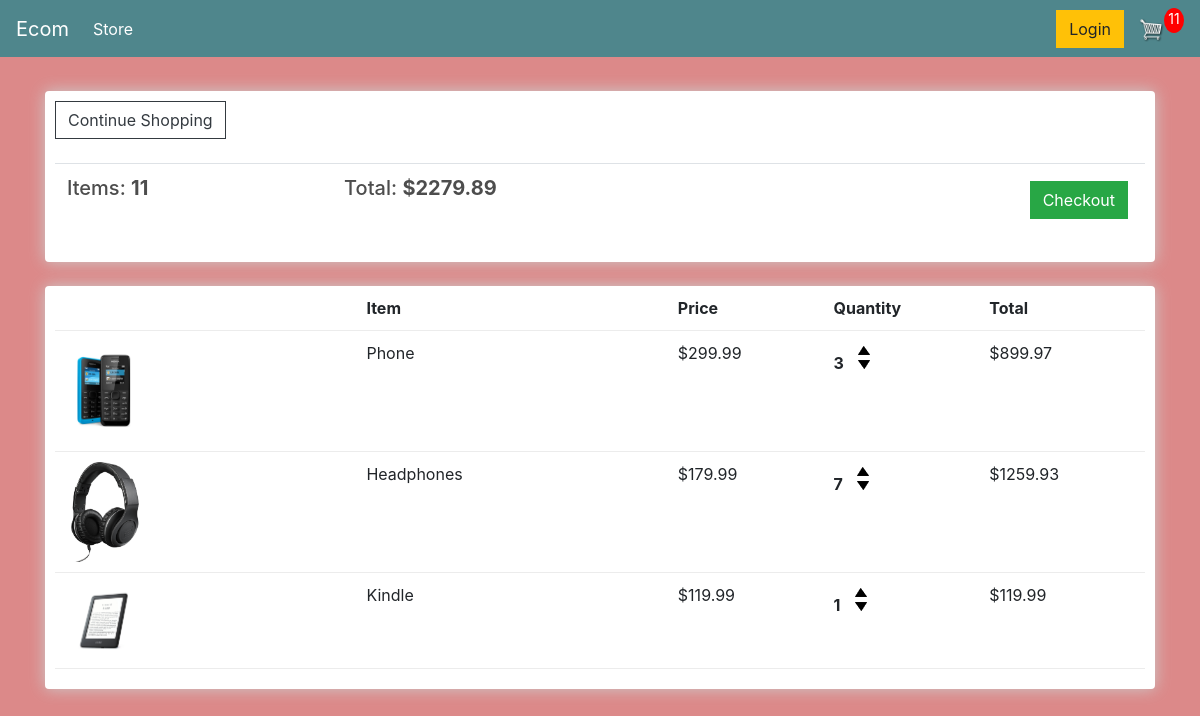
The page /cart/ (signed in) on the database as committed earlier.
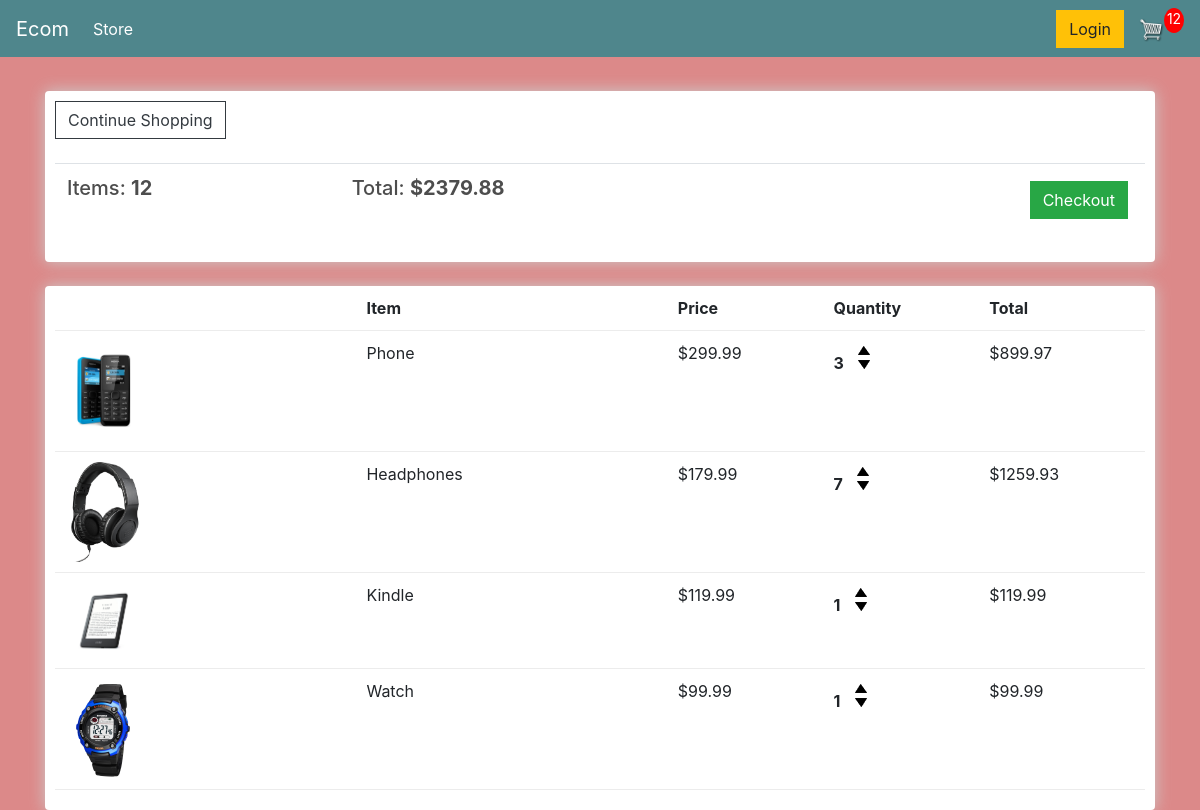
The same page on the database as committed later.
### store/models.py (models this page shows, shortened)
class Order(models.Model):
    customer = models.ForeignKey(Customer, on_delete=models.SET_NULL, blank=True, null=True)
    date_ordered = models.DateTimeField(auto_now_add=True)
    complete = models.BooleanField(default=False, null=True, blank=False)
    transaction_id = models.CharField(max_length=200, null=True)
    @property
    def get_cart_total(self):
        orderitems = self.orderitem_set.all()
        total = sum([item.get_total for item in orderitems])
        return total
    @property
    def get_cart_items(self):
        orderitems = self.orderitem_set.all()
        total = sum([item.quantity for item in orderitems])
        return total

class OrderItem(models.Model):
    product = models.ForeignKey(Product, on_delete=models.SET_NULL, blank=True, null=True)
    order = models.ForeignKey(Order, on_delete=models.SET_NULL, blank=True, null=True)
    quantity = models.IntegerField(default=0, null=True, blank=True)
    date_added = models.DateTimeField(auto_now_add=True)
    @property
    def get_total(self):
        total = self.product.price * self.quantity
        return total

class Product(models.Model):
    name = models.CharField(max_length=200, null=True)
    price = models.DecimalField(max_digits=7, decimal_places=2)
    digital = models.BooleanField(default=False) # Maybe remove this property
    image = models.ImageField(null=True, blank=True)
    @property
    def imageURL(self):
        try:
            url =self.image.url
        except:
            url = ''
        return url

### store/views.py (the view)
# urls.py: path('cart/', views.cart, name="cart"),
def cart(request):
    data = cartData(request)
    cartItems = data['cartItems']
    order = data['order']
    items = data['items']
    context = {'items':items, 'order':order, 'cartItems': cartItems}
    return render(request, 'store/Cart.html', context)

### store/utils.py (called while the page is built)
def cartData(request):
    if request.user.is_authenticated:
        customer=request.user.customer
        order, created = Order.objects.get_or_create(customer=customer, complete=False) # To study
        items = order.orderitem_set.all() # To study
        cartItems = order.get_cart_items
    else:
        cookieData = cookieCart(request)
        cartItems = cookieData['cartItems']
        order = cookieData['order']
        items = cookieData['items']
    return{'cartItems':cartItems, 'order':order, 'items':items}

### store/templates/store/Cart.html
{% extends 'store/Main.html' %}
{% load static %}
{% block content %}
    <div class="row">
        <div class="col-lg-12">
            <div class="box-element">
                <a href="{% url 'store' %}" class="btn btn-outline-dark">Continue Shopping</a>
                <br>
                <br>
                <table class="table">
                    <tr>
                        <th><h5>Items: <strong>{{order.get_cart_items}}</strong></h5></th>
                        <th><h5>Total: <strong>${{order.get_cart_total|floatformat:2}}</strong></h5></th>
                        <th>
                            <a href="{% url 'checkout' %}" class="btn btn-success" style="float: right; margin:5px;">Checkout</a>
                        </th>
                    </tr>
                </table>
            </div>
            <br>
            <div class="box-element">
                <div class="cart-row">
                    <div style="flex:2"></div>
                    <div style="flex:2"><strong>Item</strong></div>
                    <div style="flex:1"><strong>Price</strong></div>
                    <div style="flex:1"><strong>Quantity</strong></div>
                    <div style="flex:1"><strong>Total</strong></div>
                </div>
                {% for item in items %}
                <div class="cart-row">
                    <div style="flex:2"><img src="{{item.product.imageURL}}" class="row-image"></div>
                    <div style="flex:2"><p>{{item.product.name}}</p></div>
                    <div style="flex:1"><p>${{item.product.price|floatformat:2}}</p></div>
                    <div style="flex:1">
                        <p class="quantity">{{item.quantity}}</p>
                        <div class="quantity">
                            <img data-product={{item.product.id}} data-action="add" src="{% static 'images/arrow-up.png' %}" class="chg-quantity update-cart">
                            <img data-product={{item.product.id}} data-action="remove" src="{% static 'images/arrow-down.png' %}" class="chg-quantity update-cart">
                        </div>
                    </div>
                    <div style="flex:1">${{item.get_total|floatformat:2}}</div>
                </div>
                {% endfor %}
            </div>
        </div>
    </div>
{% endblock content %}

Rows that differ between the two databases and show on the page:
changed Order: get_cart_items "11" → "12"; get_cart_total "2279.89" → "2379.88"
added OrderItem: product.imageURL (picture), product.name "Watch", product.price "99.99", quantity "1", get_total "99.99"
Other text that changed with them:
{{ cartItems }}: "11" → "12"
